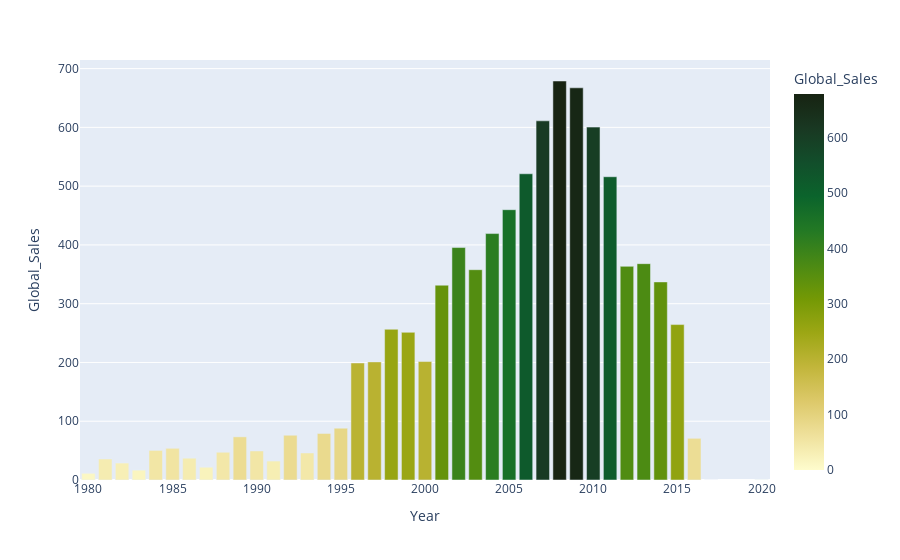

The cell this chart's notebook holds for it:
### Code cell
plot_genre= px.bar(genre_df, x='Year', y='Global_Sales',color='Global_Sales',color_continuous_scale='speed')
plot_genre.show()

### Figure 1 — Plotly figure (JSON) as saved in the notebook; plotly's stock layout.template omitted (floating-point values rounded to 4 significant figures)
{"data": [{"alignmentgroup": "True", "hovertemplate": "Year=%{x}<br>Global_Sales=%{marker.color}<extra></extra>", "legendgroup": "", "marker": {"color": [678.9, 667.3, 611.1, 600.5, 521.0, 516.0, 459.9, 419.3, 395.5, 368.1, 363.5, 357.9, 337.1, 331.5, 264.4, 256.5, 251.3, 201.6, 201.0, 199.2, 88.11, 79.17, 76.16, 73.45, 70.93, 53.94, 50.36, 49.39, 47.22, 45.98, 37.07, 35.77, 32.23, 28.86, 21.74, 16.79, 11.38, 0.29, 0.05], "coloraxis": "coloraxis", "pattern": {"shape": ""}}, "name": "", "offsetgroup": "", "orientation": "v", "showlegend": false, "textposition": "auto", "type": "bar", "x": [2008, 2009, 2007, 2010, 2006, 2011, 2005, 2004, 2002, 2013, 2012, 2003, 2014, 2001, 2015, 1998, 1999, 2000, 1997, 1996, 1995, 1994, 1992, 1989, 2016, 1985, 1984, 1990, 1988, 1993, 1986, 1981, 1991, 1982, 1987, 1983, 1980, 2020, 2017], "xaxis": "x", "y": [678.9, 667.3, 611.1, 600.5, 521.0, 516.0, 459.9, 419.3, 395.5, 368.1, 363.5, 357.9, 337.1, 331.5, 264.4, 256.5, 251.3, 201.6, 201.0, 199.2, 88.11, 79.17, 76.16, 73.45, 70.93, 53.94, 50.36, 49.39, 47.22, 45.98, 37.07, 35.77, 32.23, 28.86, 21.74, 16.79, 11.38, 0.29, 0.05], "yaxis": "y"}], "layout": {"barmode": "relative", "coloraxis": {"colorbar": {"title": {"text": "Global_Sales"}}, "colorscale": [[0, "rgb(254, 252, 205)"], [0.09091, "rgb(239, 225, 156)"], [0.1818, "rgb(221, 201, 106)"], [0.2727, "rgb(194, 182, 59)"], [0.3636, "rgb(157, 167, 21)"], [0.4545, "rgb(116, 153, 5)"], [0.5455, "rgb(75, 138, 20)"], [0.6364, "rgb(35, 121, 36)"], [0.7273, "rgb(11, 100, 44)"], [0.8182, "rgb(18, 78, 43)"], [0.9091, "rgb(25, 56, 34)"], [1, "rgb(23, 35, 18)"]]}, "legend": {"tracegroupgap": 0}, "margin": {"t": 60}, "xaxis": {"anchor": "y", "domain": [0, 1], "title": {"text": "Year"}}, "yaxis": {"anchor": "x", "domain": [0, 1], "title": {"text": "Global_Sales"}}}}
